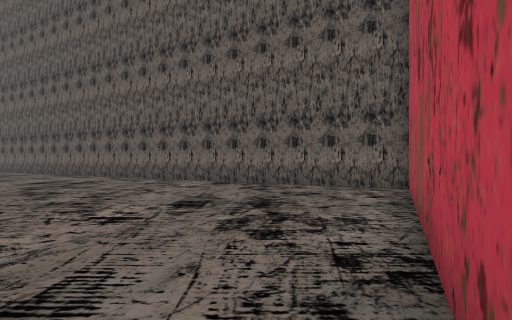
View 1 (above)

17 first-person views from a walk through a Unity game level. The camera is 1.5 m above the floor, looks level and sees 85° across. The floor is counted in squares, 2 m on a side. Each view is taken from the middle of a square. On the plan, view 1 faces up. The plan holds only what a view shows up to about 10 squares ahead; the rest is blank. The place goes on beyond the plan. The player character is not drawn. Some animated figures are not drawn.

View 2
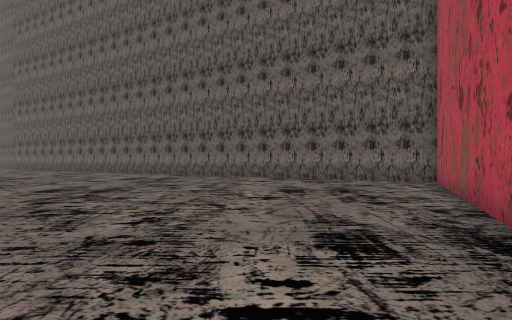

View 3
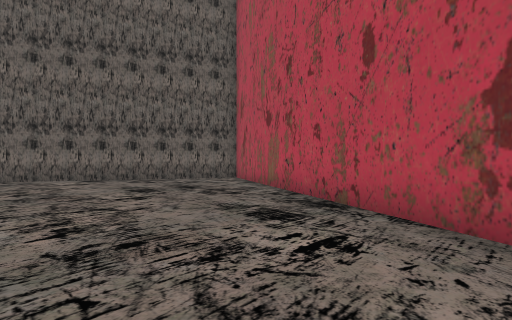

View 4
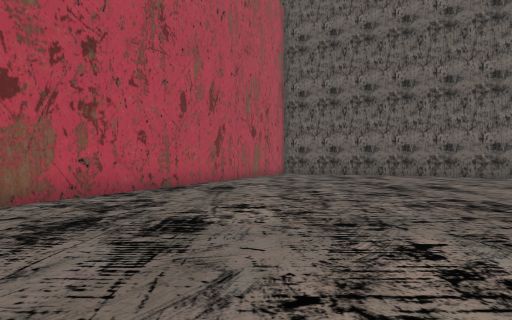

View 5
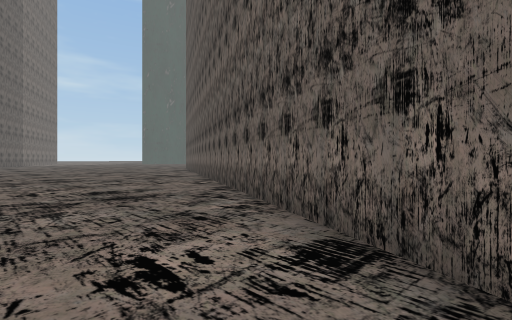

View 6
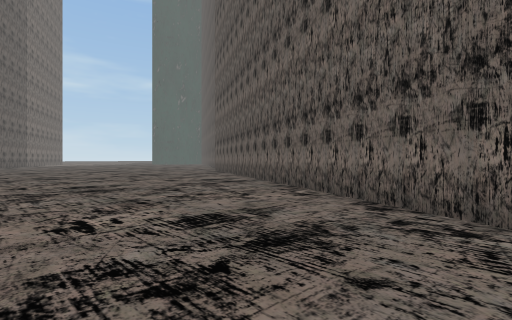

View 7
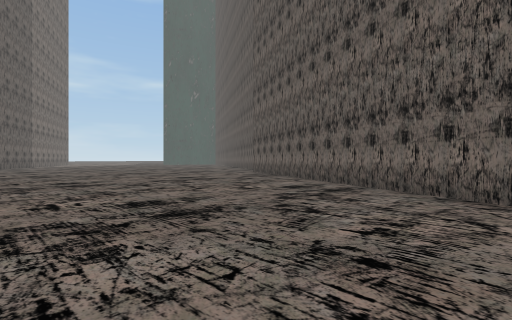

View 8
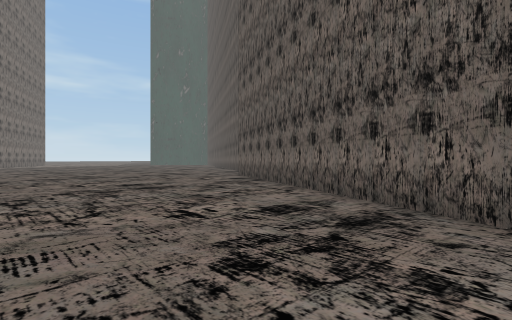

View 9
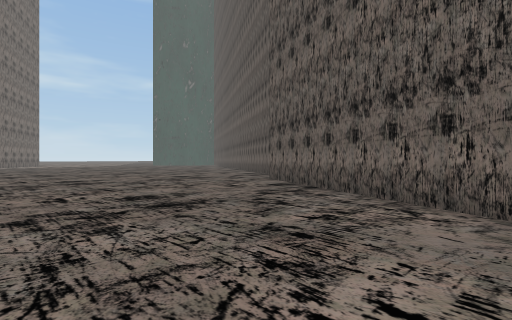

View 10
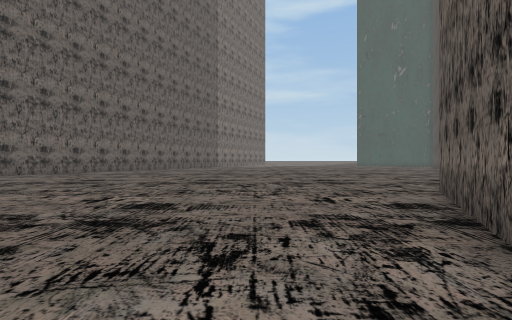

View 11
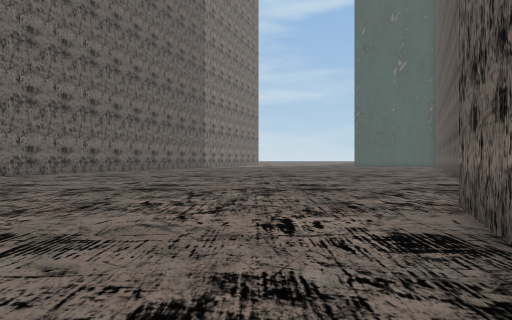

View 12
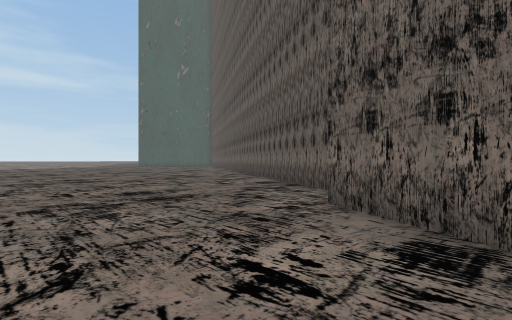

View 13
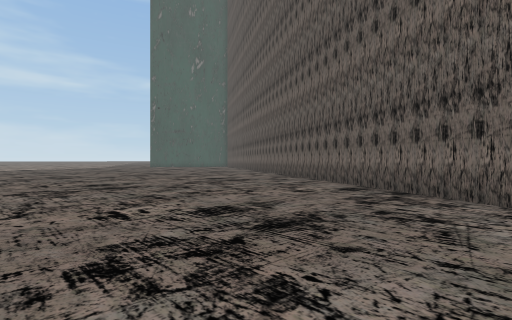

View 14
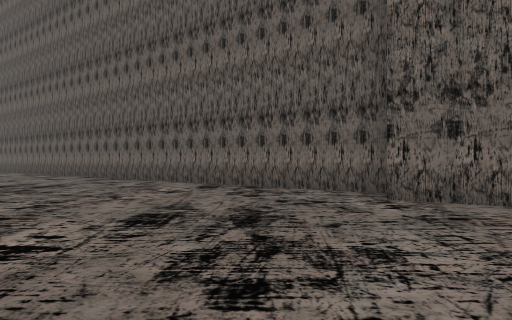

View 15
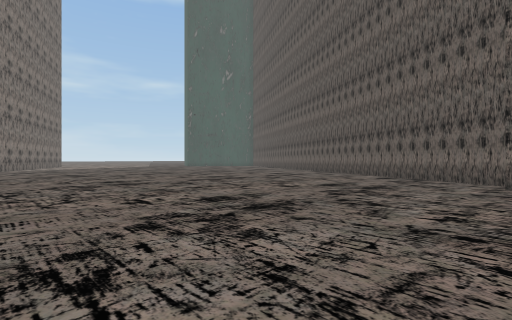

View 16
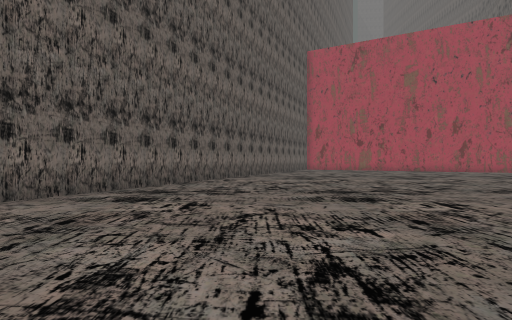

View 17
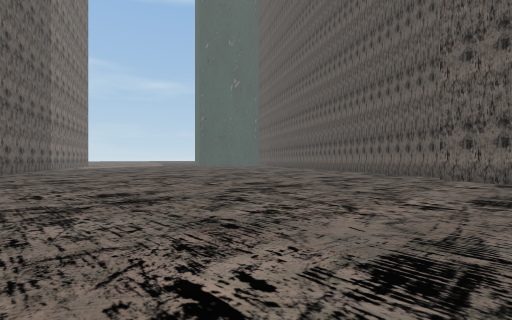

### Floor plan
Points are (right, up) in squares from view 1. A wall is a line through its corners. A room is listed if a view was taken in it or the views show most of it. See-through windows are left out.
Room 1 (views 1, 2, 3, 4, 5, 6, 7, 8, 9, 10, 11, 12, 13, 14, 15, 16, 17)
walls: (-20.1, 20.2) (-26.6, 24); (-0.8, -2.1) (3.8, 7) (-20.6, 19.3)

Positions as (right, up) in squares from view 1, and headings:
1: (0, 0), facing up
2: (-2, -2), facing up
3: (-4, -2), facing up-right
4: (-2, 8), facing down
5: (0, 7), facing up-left
6: (-4, 7), facing up-left
7: (-8, 7), facing up-left
8: (-10, 10), facing up-left
9: (-13, 11), facing up-left
10: (-14, 15), facing left
11: (-16, 16), facing left
12: (-18, 15), facing up-left
13: (-21, 15), facing up-left
14: (-23, 14), facing up
15: (-20, 10), facing up-left
16: (-18, 11), facing right
17: (-18, 7), facing up-left
